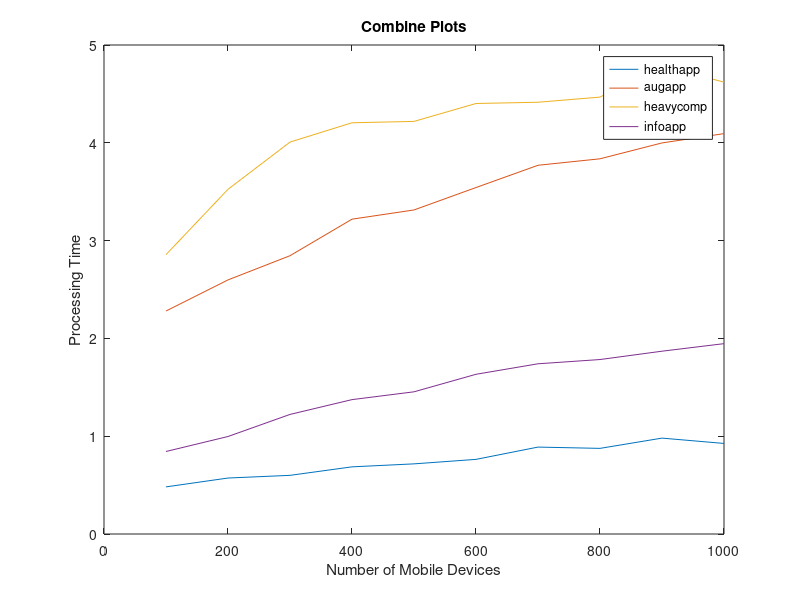

This figure's MATLAB source:
health_app=csvread('HEALTH_APP.csv');
aug_app=csvread('AUGMENTED_REALITY.csv');
heavy_comp=csvread('HEAVY_COMP_APP.csv');
info_app =csvread('INFOTAINMENT_APP.csv');

col5 = info_app(:,1);
col3 = aug_app(:,1);
col1 = health_app(:,1);
col4 = heavy_comp(:,1);
col2 = [100,200,300,400,500,600,700,800,900,1000];

plot(col2,col1)
title('Combine Plots')
x='Processing Time';
ylabel(x)
xlabel('Number of Mobile Devices')



hold on 

plot(col2,col3)
plot(col2,col4)
plot(col2,col5)

hold off
legend('healthapp','augapp','heavycomp','infoapp')

filename = strcat(' ',x);
saveas(gcf, filename, 'pdf');